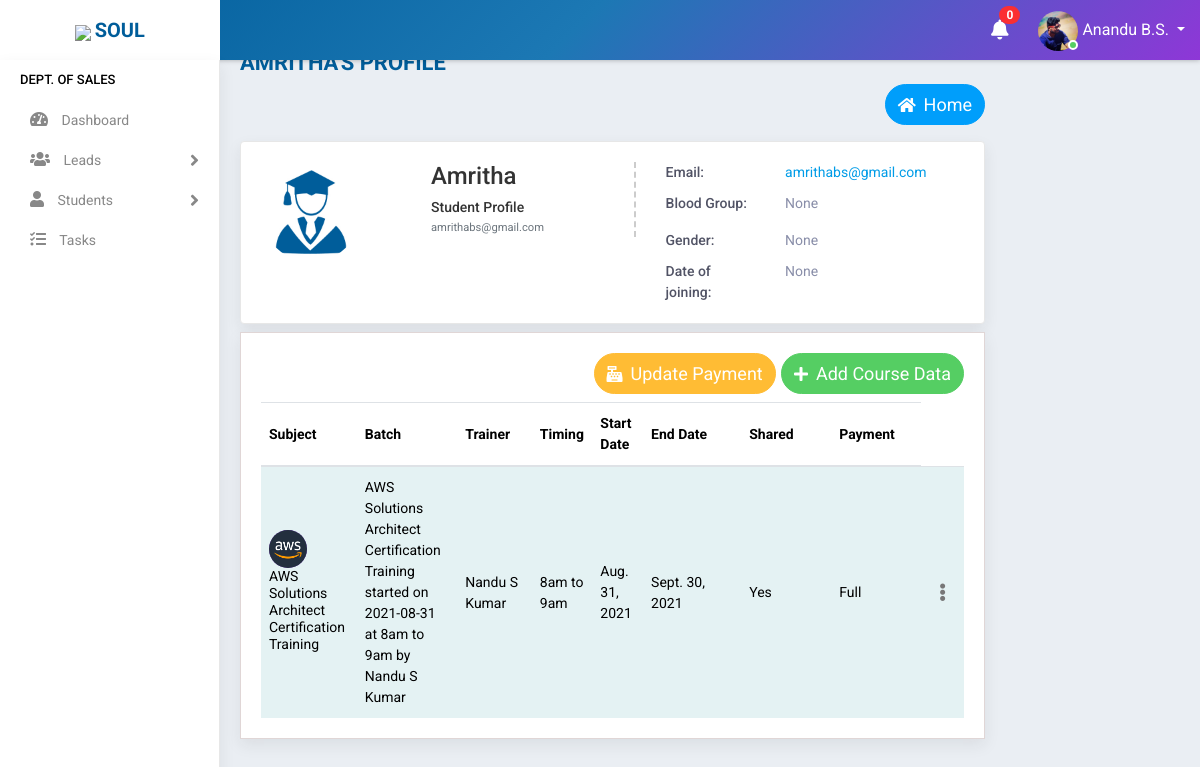
Page /profile/student/2 (signed in) on the earlier database version.
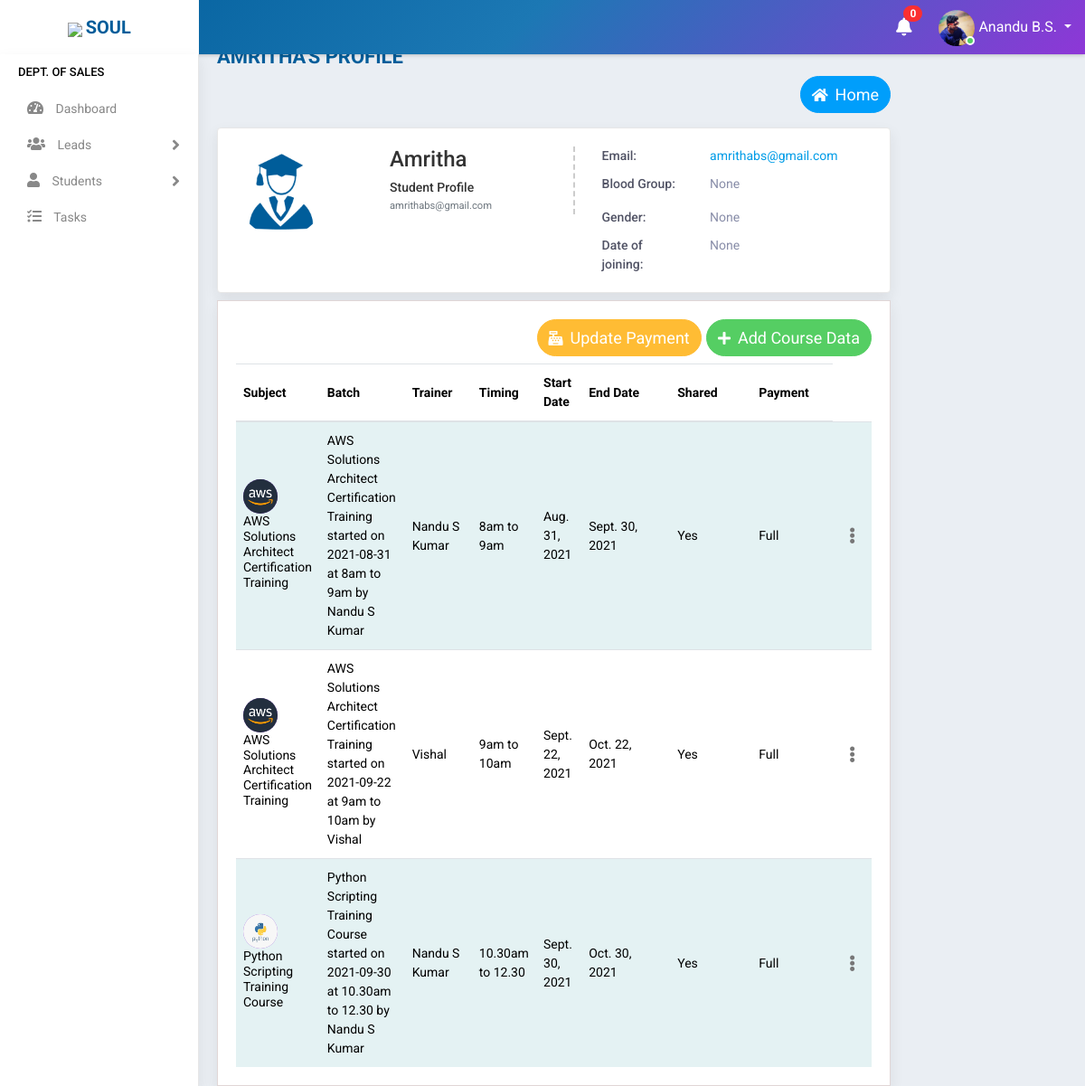
Same page on the later database version.
### accounts/models.py (models this page shows, shortened)
class StudentCourseData(models.Model):
    student = models.ForeignKey(Student, on_delete=models.CASCADE,related_name='student',null=True,blank=True)
    batch = models.ForeignKey(Batch, on_delete=models.CASCADE,related_name='batch',limit_choices_to=Q(status="Ongoing")|Q(status="Yet to start"),blank=True)
    payment = models.CharField(max_length=10,choices=(('Full','Full'),('Half','Half'),('Not Paid','Not Paid')),default='Not Paid',blank=True)
    optional = models.CharField(max_length=20,choices=(('1','Yes'),('0','No')),default="No",null=True)

class Batch(models.Model):
    mod_value= [
    ('1', 'Weekday'),
    ('2', 'Weekend')
    ]
    status_value= [
        ('Yet to start', 'Yet to start'),
        ('Ongoing', 'Ongoing'),
        ('Completed', 'Completed'),
    ]
    batchcode = models.CharField(max_length=15,null=True, blank=True)
    subject = models.ForeignKey(Courses,on_delete=models.CASCADE,null=True,blank=True)
    trainer = models.ForeignKey(Staff,on_delete=models.CASCADE,null=True,limit_choices_to={'stype':"3"},blank=True)
    timing = models.CharField(max_length=100, null=True,blank=True)
    start_date = models.DateField(null=True,blank=True)
    end_date = models.DateField(null=True,blank=True)
    link = models.CharField(max_length=1000,null=True,blank=True)
    passcode = models.CharField(max_length=100,null=True,blank=True,default="N/A")
    mode = models.CharField(max_length=100,choices=mod_value,default=1,blank=True)
    status = models.CharField(max_length=100,choices=status_value,blank=True,default="Yet to start")
    def __str__(self):
        st =" started on "
        at = " at "
        by = " by "
        return "%s %s %s %s %s %s %s" %(self.subject ,st, self.start_date ,at, self.timing,by,self.trainer)

class Courses(models.Model):
    name = models.CharField(max_length=300,null=True)
    fee = models.CharField(max_length=6)
    link = models.CharField(max_length=1000,null=True, blank=True)
    project_file = models.CharField(max_length=1000,null=True,blank=True)
    pic = models.ImageField(null=True, blank=True)
    def __str__(self):
        return self.name

class Staff(models.Model):
    value= (
    ('1', 'Operations'),
    ('2', 'Sales'),
    ('3', 'Trainer'),
    ('4', 'Admin'),
    )
    state = (
    ('Andhra Pradesh','Andhra Pradesh'),
    ('Arunachal Pradesh','Arunachal Pradesh'),
    ('Assam','Assam'),
    ('Bihar','Bihar'),
    ('Chhattisgarh','Chattisgarh'),
    ('Goa','Goa'),
    ('Gujarat','Gujarat'),
    ('Haryana','Haryana'),
    ('Himachal Pradesh','Himachal Pradesh'),
    ('Jharkhand','Jharkhand'),
    ('Karnataka','Karnataka'),
    ('Kerala','Kerala'),
    ('Madhya Pradesh','Madhya Pradesh'),
    ('Maharashtra','Maharashtra'),
    ('Manipur','Manipur'),
    ('Meghalaya','Meghalaya'),
    ('Mizoram','Mizoram'),
    ('Nagaland','Nagaland'),
    ('Odisha','Odisha'),
    ('Rajasthan','Rajasthan'),
    ('Sikkim','Sikkim'),
    ('Tamil Nadu','Tamil Nadu'),
    ('Telangana','Telangana'),
    ('Tripura','Tripura'),
    ('Uttar Pradesh','Uttar Pradesh'),
    ('Uttarakhand','Uttarakhand'),
    ('West Bengal','West Bengal')
    )
    groups = (
        ('AB+', 'AB+'),
        ('AB-', 'AB-'),
        ('A+', 'A+'),
        ('A-', 'A-'),
        ('B+', 'B+'),
        ('B-', 'B-'),
        ('O+', 'O+'),
        ('O-', 'O-'),
        )
    user = models.OneToOneField(User,on_delete=models.CASCADE,null=True,blank=True)
    name = models.CharField(max_length=100,null=True, blank=True)
    empid = models.CharField(max_length=100,null=True, blank=True)
    mobile = models.CharField(max_length=10,null=True, blank=True)
    email = models.EmailField(max_length=200,null=True, blank=True)
    sex = models.CharField(max_length=10,null=True,choices=(('Male','Male'),('Female','Female')), blank=True)
    dob = models.DateField(null=True, blank=True)
    doj = models.DateField(null=True, blank=True)
    blood_group = models.CharField(max_length=100,null=True, blank=True,choices=groups)
    house = models.CharField(max_length=100,null=True, blank=True)
    street =models.CharField(max_length=100,null=True, blank=True)
    street2 =models.CharField(max_length=100,null=True, blank=True)
    city = models.CharField(max_length=100,null=True, blank=True)
    state = models.CharField(max_length=100,null=True,choices=state, blank=True)
    stype = models.CharField(max_length=100,null=True,choices=value, blank=True)
    status = models.CharField(max_length=20,choices=(('Active','Active'),('Inactive','Inactive')),default='Active')
    profile_pic = models.ImageField(null=True, blank=True,default="user-circle-solid.jpg")
    def __str__(self):
        return self.name

### accounts/views.py (the view)
# urls.py: path('profile/student/<id>', StudentProfileView.as_view(),name='student_profile_view'),
class StudentProfileView(View):
    def get(self, request,id):
        user=request.user
        if user.is_authenticated:
            note = Notification.objects.filter(receiver=user).filter(status="Not Read").order_by('-datetime')
            no_count = note.count()
            try:
                s= Staff.objects.get(user=user)
                student = Student.objects.get(id=id)
                scd = StudentCourseData.objects.filter(student=student)
                return render(request,'accounts/student_profile.html',{'s':s,'no_count':no_count,'note':note,'student':student,'scd':scd})
            except:
                return redirect('home')
        else:
            return redirect('logout')

### accounts/templates/accounts/student_profile.html (shortened to what the changed rows need)
{% extends 'accounts/main.html' %}
{% block content %}
    <div class="main-wrapper">
            <div class="content container" style="padding-top:5%;padding-left: 5%;">
                        {% include 'accounts/mini/student_course_data.html' %}
            </div>
{% endblock %}

### accounts/templates/accounts/mini/student_course_data.html (shortened to what this page needs)
<div class="row mt-2">
    <div class="col-lg-12">
        <div class="content-page">
            <div class="row">
                <div class="col-lg-12 col-md-12 col-sm-12 col-12">
                    <div class="page-title mb-2 text-right">
                        {% if s.stype == "2" %}
                        <a href="{% url 'update_payment' student.id %}" class="btn btn-warning" style="border-radius: 80px 80px 80px 80px ;color: white;">
                            <i class="fas fa-cash-register"></i>&nbsp;&nbsp;<span style="font-size:18px">Update Payment</span></a>
                        {% endif %}
                        <a href="{% url 'add_scd' student.id %}" class="btn btn-success" style="border-radius: 80px 80px 80px 80px ;color: white;">
                            <i class="fas fa-plus"></i>&nbsp;&nbsp;<span style="font-size:18px">Add Course Data</span></a>
                    </div>
                    <div class="table-responsive">
                        <table class="table table-striped custom-table">
                            <thead>
                                <tr>
                                    <th style="min-width:50px;">Subject </th>
                                    <th style="min-width:50px;">Batch </th>
                                    <th style="min-width:74px;">Trainer</th>
                                    <th style="min-width:50px;">Timing</th>
                                    <th style="min-width:50px;">Start Date</th>
                                    <th style="min-width:98px;">End Date</th>
                                    <th style="min-width:90px;">Shared</th>
                                    <th style="min-width:90px;">Payment</th>
                                </tr>
                            </thead>
                            <tbody>
                                {% for i in scd %}
                                <tr>
                                    <td>
                                        <h2><a href="" class="avatar text-white">
                                            <img src="{{i.batch.subject.pic.url}}" width="40" height="40" alt="{{student.name}}">
                                        </a></h2>
                                        <h2>{{i.batch.subject}}</h2>
                                    </td>
                                    <td>{{i.batch}}</td>
                                    <td>{{i.batch.trainer}}</td>
                                    <td>{{i.batch.timing}}</td>
                                    <td>{{i.batch.start_date }}</td>
                                    <td>{{i.batch.end_date}}</td>
                                    <td>{{i.optional}}</td>
                                    <td>{{i.payment}}</td>
                                    <td class="text-right" style="width:10px">
                                        <div class="dropdown dropdown-action">
                                            <a href="#" class="action-icon dropdown-toggle" data-toggle="dropdown"
                                                aria-expanded="false"><i class="fas fa-ellipsis-v"></i></a>
                                        </div>
                                    </td>
                                </tr>
                                {% empty %}
                                    <h3>No batch data in list</h3>
                                {% endfor %}
                            </tbody>
                        </table>
                    </div>
                </div>
            </div>
        </div>
    </div>

Differences in the rows shown:
added StudentCourseData: batch.subject.pic (picture), batch.subject "AWS Solutions Architect Certification Training", batch "AWS Solutions Architect Certification Training started on 2021-09-22 at 9am to 10am by Vishal", batch.trainer "Vishal", batch.timing "9am to 10am", batch.start_date "Sept. 22, 2021", batch.end_date "Oct. 22, 2021", optional "Yes", payment "Full"
added StudentCourseData: batch.subject.pic (picture), batch.subject "Python Scripting Training Course", batch "Python Scripting Training Course started on 2021-09-30 at 10.30am to 12.30 by Nandu S Kumar", batch.trainer "Nandu S Kumar", batch.timing "10.30am to 12.30", batch.start_date "Sept. 30, 2021", batch.end_date "Oct. 30, 2021", optional "Yes", payment "Full"
